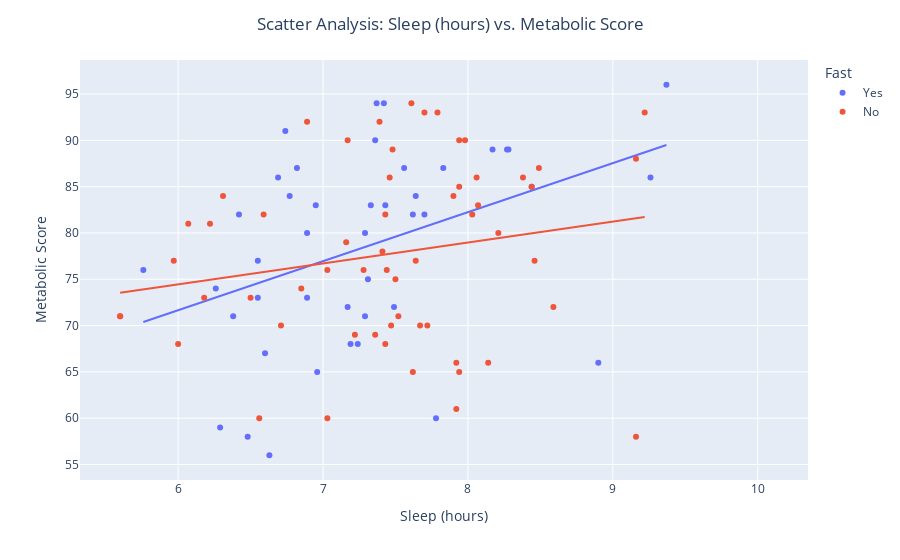

Notebook source saved alongside this figure:
### Code cell
fig = pt.plotly_scatter(dataset=all_data, 
                        x_selection="Sleep (hours)",
                        y_selection="Metabolic Score",
                        color_selection="Fast",
                        hover=[all_data.index]
                       )
fig.show()

### Figure 1 — Plotly figure (JSON) as saved in the notebook; plotly's stock layout.template omitted (floating-point values rounded to 4 significant figures)
{"data": [{"customdata": [[0], [1], [4], [5], [6], [14], [18], [19], [21], [63], [64], [65], [66], [67], [68], [69], [70], [71], [74], [75], [76], [77], [78], [79], [80], [81], [82], [83], [84], [85], [86], [89], [90], [91], [95], [96], [108], [109], [110], [111], [116], [117], [124]], "hovertemplate": "Fast=Yes<br>Sleep (hours)=%{x}<br>Metabolic Score=%{y}<br>index=%{customdata[0]}<extra></extra>", "legendgroup": "Yes", "marker": {"color": "#636efa", "symbol": "circle"}, "mode": "markers", "name": "Yes", "orientation": "v", "showlegend": true, "type": "scatter", "x": [7.78, 6.48, 5.76, 6.96, 6.89, 7.19, 7.24, 8.9, 7.43, 6.29, 6.63, 7.62, 6.55, 7.29, 7.29, 6.55, 6.89, 6.26, 8.28, 7.31, 7.49, 6.6, 6.77, 7.7, 6.74, 7.56, 6.95, 7.64, 7.37, 6.82, 6.42, 7.33, 6.69, 6.38, 7.17, 8.44, 8.17, 8.27, 7.36, 7.83, 7.42, 9.26, 9.37], "xaxis": "x", "y": [60, 58, 76, 65, 73, 68, 68, 66, 83, 59, 56, 82, 73, 71, 80, 77, 80, 74, 89, 75, 72, 67, 84, 82, 91, 87, 83, 84, 94, 87, 82, 83, 86, 71, 72, 85, 89, 89, 90, 87, 94, 86, 96], "yaxis": "y"}, {"hovertemplate": "<b>OLS trendline</b><br>Metabolic Score = 5.29325 * Sleep (hours) + 39.8934<br>R<sup>2</sup>=0.160970<br><br>Fast=Yes<br>Sleep (hours)=%{x}<br>Metabolic Score=%{y} <b>(trend)</b><extra></extra>", "legendgroup": "Yes", "marker": {"color": "#636efa", "symbol": "circle"}, "mode": "lines", "name": "Yes", "showlegend": false, "type": "scatter", "x": [5.76, 6.26, 6.29, 6.38, 6.42, 6.48, 6.55, 6.55, 6.6, 6.63, 6.69, 6.74, 6.77, 6.82, 6.89, 6.89, 6.95, 6.96, 7.17, 7.19, 7.24, 7.29, 7.29, 7.31, 7.33, 7.36, 7.37, 7.42, 7.43, 7.49, 7.56, 7.62, 7.64, 7.7, 7.78, 7.83, 8.17, 8.27, 8.28, 8.44, 8.9, 9.26, 9.37], "xaxis": "x", "y": [70.38, 73.03, 73.19, 73.66, 73.88, 74.19, 74.56, 74.56, 74.83, 74.99, 75.31, 75.57, 75.73, 75.99, 76.36, 76.36, 76.68, 76.73, 77.85, 77.95, 78.22, 78.48, 78.48, 78.59, 78.69, 78.85, 78.9, 79.17, 79.22, 79.54, 79.91, 80.23, 80.33, 80.65, 81.07, 81.34, 83.14, 83.67, 83.72, 84.57, 87.0, 88.91, 89.49], "yaxis": "y"}, {"customdata": [[2], [3], [7], [8], [9], [10], [11], [12], [13], [15], [16], [17], [20], [22], [23], [24], [25], [26], [27], [28], [29], [30], [31], [32], [33], [34], [35], [36], [37], [38], [39], [40], [41], [42], [43], [44], [45], [46], [47], [48], [49], [50], [51], [52], [53], [54], [55], [56], [57], [58], [59], [60], [61], [62], [72], [73], [87], [88], [92], [93], [94], [97], [98], [99], [100], [101], [102], [103], [104], [105], [106], [107], [112], [113], [114], [115], [118], [119], [120], [121], [122], [123], [125]], "hovertemplate": "Fast=No<br>Sleep (hours)=%{x}<br>Metabolic Score=%{y}<br>index=%{customdata[0]}<extra></extra>", "legendgroup": "No", "marker": {"color": "#EF553B", "symbol": "circle"}, "mode": "markers", "name": "No", "orientation": "v", "showlegend": true, "type": "scatter", "x": [6, 7.28, 8.21, 7.41, 8.59, 6.59, 8.14, 7.36, 7.43, 6.5, 7.92, 7.64, 7.22, 6.07, 7.92, 7.44, 5.97, 5.6, 6.85, 7.93, 8.03, 7.78, 8.57, 8.65, 8.19, 8.77, 7.3, 7.09, 8.71, 7.89, 7.8, 8.59, 7.71, 7.81, 7.33, 6.67, 5.78, 9.34, 7.15, 7.96, 7.03, 7.62, 7.16, 6.56, 9.16, 8.03, 7.72, 8.46, 7.03, 7.47, 6.18, 6.71, 7.67, 7.52, 7.94, 5.6, 7.98, 7.46, 8.06, 7.7, 8.44, 7.43, 7.9, 9.16, 8.49, 7.79, 7.48, 8.07, 6.22, 7.5, 8.38, 6.89, 6.77, 7.07, 5.65, 10.07, 6.31, 7.94, 7.17, 7.39, 7.61, 7.94, 9.22], "xaxis": "x", "y": [68, 76, 80, 78, 72, 82, 66, 69, 68, 73, 61, 77, 69, 81, 66, 76, 77, 71, 74, null, null, null, null, null, null, null, null, null, null, null, null, null, null, null, null, null, null, null, null, null, 76, 65, 79, 60, 58, 82, 70, 77, 60, 70, 73, 70, 70, 71, 65, 71, 90, 86, 86, 93, 85, 82, 84, 88, 87, 93, 89, 83, 81, 75, 86, 92, null, null, null, null, 84, 85, 90, 92, 94, 90, 93], "yaxis": "y"}, {"hovertemplate": "<b>OLS trendline</b><br>Metabolic Score = 2.25884 * Sleep (hours) + 60.8963<br>R<sup>2</sup>=0.038183<br><br>Fast=No<br>Sleep (hours)=%{x}<br>Metabolic Score=%{y} <b>(trend)</b><extra></extra>", "legendgroup": "No", "marker": {"color": "#EF553B", "symbol": "circle"}, "mode": "lines", "name": "No", "showlegend": false, "type": "scatter", "x": [5.6, 5.6, 5.97, 6, 6.07, 6.18, 6.22, 6.31, 6.5, 6.56, 6.59, 6.71, 6.85, 6.89, 7.03, 7.03, 7.16, 7.17, 7.22, 7.28, 7.36, 7.39, 7.41, 7.43, 7.43, 7.44, 7.46, 7.47, 7.48, 7.5, 7.52, 7.61, 7.62, 7.64, 7.67, 7.7, 7.72, 7.79, 7.9, 7.92, 7.92, 7.94, 7.94, 7.94, 7.98, 8.03, 8.06, 8.07, 8.14, 8.21, 8.38, 8.44, 8.46, 8.49, 8.59, 9.16, 9.16, 9.22], "xaxis": "x", "y": [73.55, 73.55, 74.38, 74.45, 74.61, 74.86, 74.95, 75.15, 75.58, 75.71, 75.78, 76.05, 76.37, 76.46, 76.78, 76.78, 77.07, 77.09, 77.21, 77.34, 77.52, 77.59, 77.63, 77.68, 77.68, 77.7, 77.75, 77.77, 77.79, 77.84, 77.88, 78.09, 78.11, 78.15, 78.22, 78.29, 78.33, 78.49, 78.74, 78.79, 78.79, 78.83, 78.83, 78.83, 78.92, 79.03, 79.1, 79.13, 79.28, 79.44, 79.83, 79.96, 80.01, 80.07, 80.3, 81.59, 81.59, 81.72], "yaxis": "y"}], "layout": {"autosize": true, "legend": {"title": {"text": "Fast"}, "tracegroupgap": 0}, "margin": {"t": 60}, "title": {"text": "Scatter Analysis: Sleep (hours) vs. Metabolic Score", "x": 0.5}, "xaxis": {"anchor": "y", "autorange": true, "domain": [0, 1], "range": [5.331, 10.34], "title": {"text": "Sleep (hours)"}, "type": "linear"}, "yaxis": {"anchor": "x", "autorange": true, "domain": [0, 1], "range": [53.16, 98.84], "title": {"text": "Metabolic Score"}, "type": "linear"}}}
